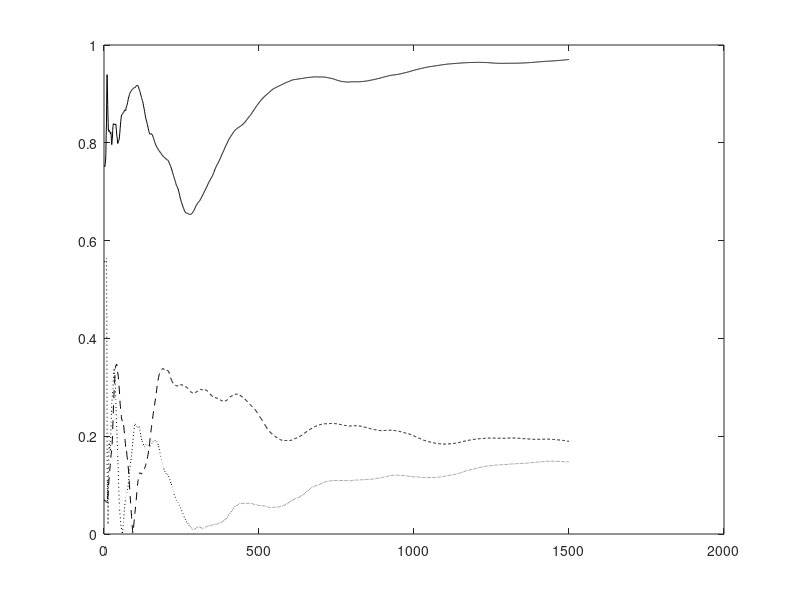

The MATLAB script that drew this image: (Note: this script raises an error after producing the figure.)
% This code is written to support the experiments in the book titled:
% Adaptive Machine Learning Algorithms with Python
% by
% Chanchal Chatterjee
% December 2021
% Adaptive SVD RQ Algorithm

function SVDRQ();

clear all;
close all;

% Number of samples N and dimension D
eta0 = 50;
nSamples = 500;
nDim1 = 5;
nDim2 = 7;
nEpochs = 3;
randn('state',0);

% Generate the x random vectors
for i = 1 : nSamples
   for j = 1 : nDim1
      x(j,i) = (20 - 2*j) * randn;
   end
end
meanX = zeros(nDim1,1);
for i = 1 : nSamples
   meanX = meanX + x(:,i)/nSamples;
end
for i = 1 : nSamples
   x(:,i) = x(:,i) - meanX;
end

% Generate the y random vectors
for i = 1 : nSamples
   for j = 1 : nDim2
      y(j,i) = 3*randn;
   end
end
meanY = zeros(nDim2,1);
for i = 1 : nSamples
   meanY = meanY + y(:,i)/nSamples;
end
for i = 1 : nSamples
   y(:,i) = y(:,i) - meanY;
end

% Generate the Atrue matrix
Ctrue = zeros(nDim1,nDim2);
for i = 1 : nSamples
   Ctrue = Ctrue + x(:,i)*y(:,i)'/nSamples;
end
Ctrue

% Compute the true eigenvectors and eigenvalues
[U,D,V] = svd(Ctrue);
U
V
diag(D)'

% Run the adaptive algorithm
C  = zeros(nDim1,nDim2);
Z1 = zeros(nDim1,nDim1);
Z2 = zeros(nDim2,nDim2);
A  = zeros(nDim1+nDim2,nDim1+nDim2);
W  = 0.1 * ones(nDim1+nDim2,nDim2);

I  = eye(nDim2,nDim2);

for epoch = 1 : nEpochs
   for iter = 1 : nSamples
      Ck = x(:,iter) * y(:,iter)';
      C = C + (1.0/(nSamples*(epoch-1) + iter))*(Ck - C);
      A = [Z1,C;C',Z2];
      etat = 1.0/(eta0 + nSamples*(epoch-1) + iter);
      
      W = W + etat*(A*W - 0.5*W*triu(W'*A*W)) * inv(diag(diag(W'*W)));
      
      U1 = W(1:nDim1,1:nDim1);
      for i = 1 : nDim1
        a = norm(U1(:,i));
   		U1(:,i) = U1(:,i)/a;
      end
      V1 = W(nDim1+1:nDim1+nDim2,1:nDim2);
      for i = 1 : nDim2
        a = norm(V1(:,i));
   		V1(:,i) = V1(:,i)/a;
      end
      cos_t1(:,nSamples*(epoch-1) + iter) = abs(diag(U1'*U));
      cos_t2(:,nSamples*(epoch-1) + iter) = abs(diag(V1'*V));
   end
end

% Check the final norms
U1 = W(1:nDim1,1:nDim1);
U1byNorm = U1*sqrt(inv(diag(diag(U1'*U1))));
for i = 1 : nDim1
   UNorm(i) = norm(U1(:,i));
end
V1 = W(nDim1+1:nDim1+nDim2,1:nDim2);
V1byNorm = V1*sqrt(inv(diag(diag(V1'*V1))));
for i = 1 : nDim2
   VNorm(i) = norm(V1(:,i));
end
UNorm
VNorm
U1byNorm
V1byNorm
dd = diag(U1byNorm'*C*V1byNorm);
dd'

for iter = 1 : nSamples*nEpochs
   ind(iter) = iter;
end

if (1)

% Plot the convergence results
figure(1);
plot(ind,cos_t1(1,:),'k-'); hold on;
plot(ind,cos_t1(2,:),'k:'); hold on;
plot(ind,cos_t1(3,:),'k--'); hold on;
legend('Component1 of U','Component2 of U','Component3 of U',0);
xlabel('Number of Samples');
ylabel('Direction Cosines for Components of U');
hold off;

% Plot the convergence results
figure(2);
plot(ind,cos_t2(1,:),'k-'); hold on;
plot(ind,cos_t2(2,:),'k:'); hold on;
plot(ind,cos_t2(3,:),'k--'); hold on;
legend('Component1 of V','Component2 of V','Component3 of V',0);
xlabel('Number of Samples');
ylabel('Direction Cosines for Components of V');
hold off;


else

plot(ind,cos_t1(1,:),'k-'); hold on;
plot(ind,cos_t1(2,:),'k:');
plot(ind,cos_t1(3,:),'k-.');
plot(ind,cos_t1(4,:),'k--');

plot(ind,cos_t2(1,:),'r-');
plot(ind,cos_t2(2,:),'r:');
plot(ind,cos_t2(3,:),'r-.');
plot(ind,cos_t2(4,:),'r--');
hold off;

end




  